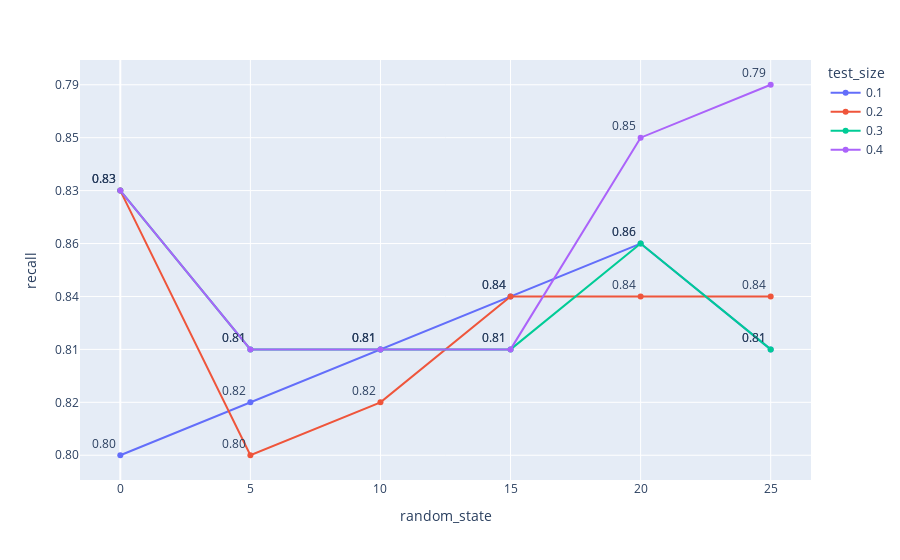

Notebook code for this chart:
### Code cell
import plotly.express as px
fig = px.line(optimal, x='random_state', y='recall',color='test_size',
              text='recall', markers=True)
fig.update_traces(textposition='top left')
fig.show()

### Figure 1 — Plotly figure (JSON) as saved in the notebook; plotly's stock layout.template omitted (floating-point values rounded to 4 significant figures)
{"data": [{"hovertemplate": "test_size=0.1<br>random_state=%{x}<br>recall=%{text}<extra></extra>", "legendgroup": "0.1", "line": {"color": "#636efa", "dash": "solid"}, "marker": {"symbol": "circle"}, "mode": "lines+markers+text", "name": "0.1", "orientation": "h", "showlegend": true, "text": ["0.80", "0.82", "0.81", "0.84", "0.86", "0.81"], "textposition": "top left", "type": "scatter", "x": [0, 5, 10, 15, 20, 25], "xaxis": "x", "y": ["0.80", "0.82", "0.81", "0.84", "0.86", "0.81"], "yaxis": "y"}, {"hovertemplate": "test_size=0.2<br>random_state=%{x}<br>recall=%{text}<extra></extra>", "legendgroup": "0.2", "line": {"color": "#EF553B", "dash": "solid"}, "marker": {"symbol": "circle"}, "mode": "lines+markers+text", "name": "0.2", "orientation": "h", "showlegend": true, "text": ["0.83", "0.80", "0.82", "0.84", "0.84", "0.84"], "textposition": "top left", "type": "scatter", "x": [0, 5, 10, 15, 20, 25], "xaxis": "x", "y": ["0.83", "0.80", "0.82", "0.84", "0.84", "0.84"], "yaxis": "y"}, {"hovertemplate": "test_size=0.3<br>random_state=%{x}<br>recall=%{text}<extra></extra>", "legendgroup": "0.3", "line": {"color": "#00cc96", "dash": "solid"}, "marker": {"symbol": "circle"}, "mode": "lines+markers+text", "name": "0.3", "orientation": "h", "showlegend": true, "text": ["0.83", "0.81", "0.81", "0.81", "0.86", "0.81"], "textposition": "top left", "type": "scatter", "x": [0, 5, 10, 15, 20, 25], "xaxis": "x", "y": ["0.83", "0.81", "0.81", "0.81", "0.86", "0.81"], "yaxis": "y"}, {"hovertemplate": "test_size=0.4<br>random_state=%{x}<br>recall=%{text}<extra></extra>", "legendgroup": "0.4", "line": {"color": "#ab63fa", "dash": "solid"}, "marker": {"symbol": "circle"}, "mode": "lines+markers+text", "name": "0.4", "orientation": "h", "showlegend": true, "text": ["0.83", "0.81", "0.81", "0.81", "0.85", "0.79"], "textposition": "top left", "type": "scatter", "x": [0, 5, 10, 15, 20, 25], "xaxis": "x", "y": ["0.83", "0.81", "0.81", "0.81", "0.85", "0.79"], "yaxis": "y"}], "layout": {"legend": {"title": {"text": "test_size"}, "tracegroupgap": 0}, "margin": {"t": 60}, "xaxis": {"anchor": "y", "domain": [0, 1], "title": {"text": "random_state"}}, "yaxis": {"anchor": "x", "domain": [0, 1], "title": {"text": "recall"}}}}
